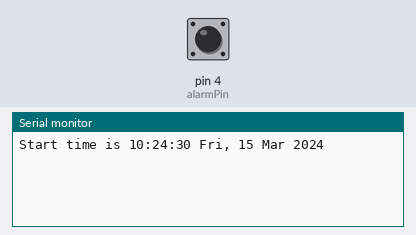
Simulated run of this sketch. Board: Arduino Nano, built with avr-gcc and run on an emulated ATmega328P. On the bench: the last lines printed to the serial monitor. The test bench sets the inputs (shaded band); at power-on: pin 4 (alarmPin) HIGH. The local clock reads 2024-03-15 10:24:30 at power-on unless the sketch sets it.

Above: at 1.2 s.
1.3 s: pin 4 (alarmPin) pulled LOW for 0.15 s
At 2.2 s:
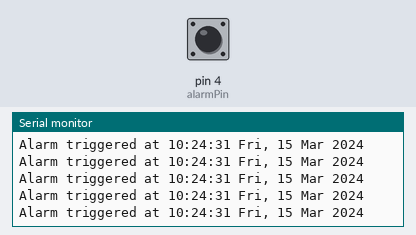
2.9 s: pin 4 (alarmPin) pulled LOW for 1 s
At 5.1 s:
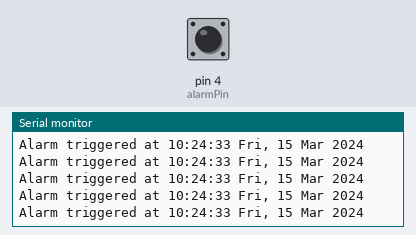
5.4 s: pin 4 (alarmPin) pulled LOW for 0.15 s
At 6.6 s:
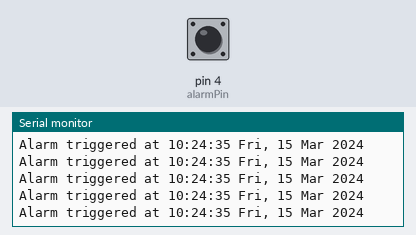
Timing chart, 0 to 8.4 s (numbered marks = the images above; inputs shaded):
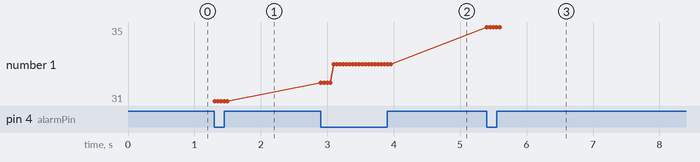

Measured:
- after the input at 1.3 s, the serial monitor: prints a new line at once (image 1)
- after the input at 2.9 s, the serial monitor: prints a new line at once (image 2)
- after the input at 5.4 s, the serial monitor: prints a new line at once (image 3)
- plotted number 1: 31 → 33 after the input at 2.9 s, 33 → 35 after the input at 5.4 s

The sketch:

DS3231-RTClib-Adafruit-Alarm-Poll-SQW.ino
```cpp
/*
  ===========================================================================
   Using the alarm on a DS3231 with the Adafruit RTClib library and SQW pin
  ===========================================================================

  Set an alarm on the DS3231 RTC module and monitor its status using the SQW
  to pin. Example sets alarm to trigger in 10 seconds after boot and then
  resets to a further 10 seconds after each trigger.

  Tested on a Arduino Nano. 3 July 2020.

  This example: https://github.com/garrysblog https://garrysblog.com/
  Library: https://github.com/adafruit/RTClib
  RTClib command info: https://adafruit.github.io/RTClib/html/class_r_t_c___d_s3231.html

  Connections
  -----------
  SDA -> Arduino Analog (SDA pin)
  SCL -> Arduino Analog (SCL pin)
  VCC -> Arduino 5V
  GND -> Arduino GND
  SQW -> Arduino D4
*/

#include "RTClib.h"
RTC_DS3231 rtc;

const int alarmPin = 4; // The number of the pin for monitor alarm status on DS3231

void setup () {
  Serial.begin(9600); // Start serial port for monitoring

  pinMode(alarmPin, INPUT_PULLUP); // Set alarm pin as pullup

  if (! rtc.begin()) {
    Serial.println("Couldn't find RTC");
    Serial.flush();
    abort();
  }

  // If required set to to compile time
  //rtc.adjust(DateTime(F(__DATE__), F(__TIME__)));
  // Or to an explicit date & time, e.g. July 3, 2020 at 8pm
  //rtc.adjust(DateTime(2020, 7, 3, 20, 0, 0));

  // Disable and clear both alarms
  rtc.disableAlarm(1);
  rtc.disableAlarm(2);
  rtc.clearAlarm(1);
  rtc.clearAlarm(2);

  rtc.writeSqwPinMode(DS3231_OFF); // Place SQW pin into alarm interrupt mode

  DateTime now = rtc.now(); // Get current time

  // Print current time and date
  char buff[] = "Start time is hh:mm:ss DDD, DD MMM YYYY";
  Serial.println(now.toString(buff));

  // Set alarm time
  rtc.setAlarm1(now + TimeSpan(0, 0, 0, 10), DS3231_A1_Second); // In 10 seconds time
  //rtc.setAlarm1(DateTime(2020, 6, 25, 15, 0, 0), DS3231_A1_Hour); // Or can be set explicity
}

void loop () {

  // Check if SQW pin shows alarm has fired
  if (digitalRead(alarmPin) == LOW) {
    // The alarm has just fired

    DateTime now = rtc.now(); // Get the current time
    char buff[] = "Alarm triggered at hh:mm:ss DDD, DD MMM YYYY";
    Serial.println(now.toString(buff));

    // Disable and clear alarm
    rtc.disableAlarm(1);
    rtc.clearAlarm(1);

    // Perhaps reset to new time if required
    rtc.setAlarm1(now + TimeSpan(0, 0, 0, 10), DS3231_A1_Second); // Set for another 10 seconds
  }
}
```
